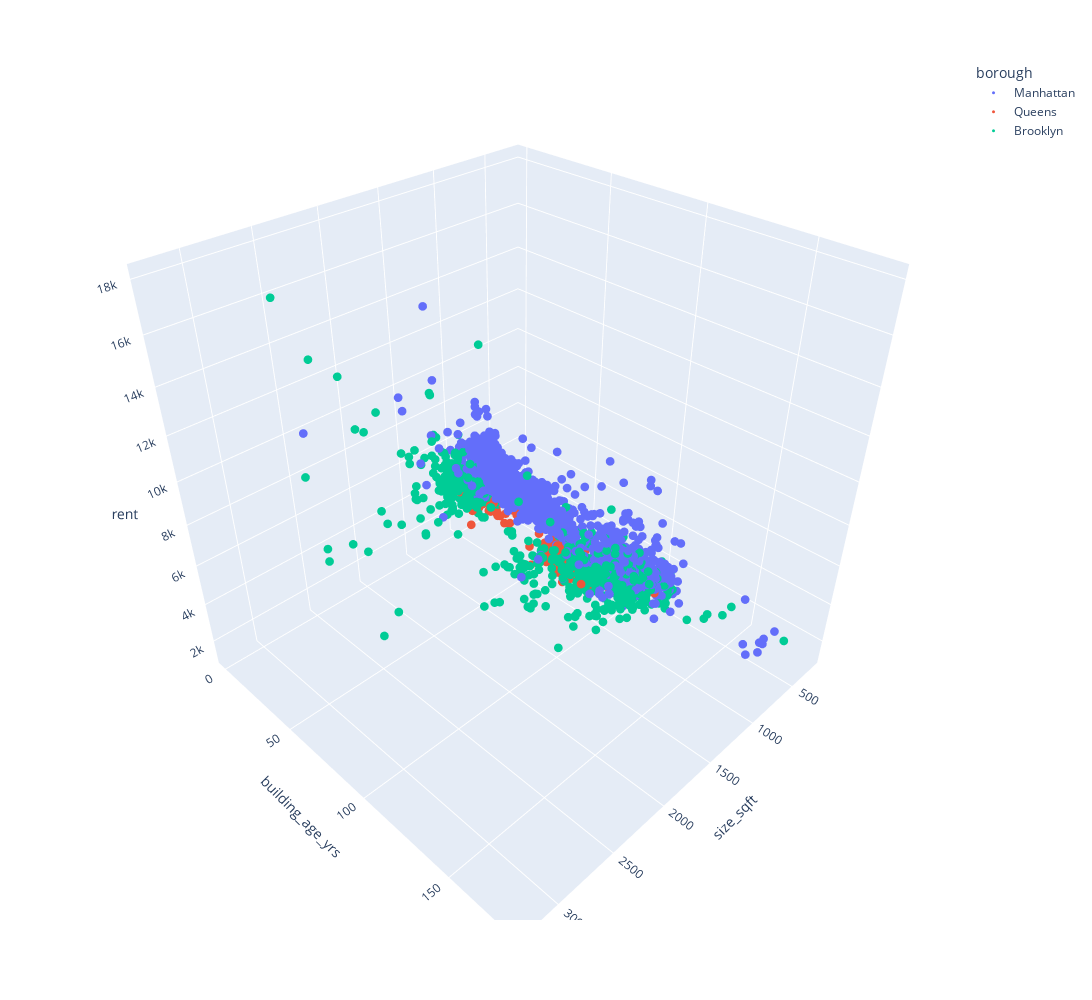

The code cell stored with this chart in its notebook:
### Code cell
fig = px.scatter_3d(nyc_flats, x='size_sqft', y='building_age_yrs', z='rent', color='borough', width=1100, height=1000)
fig.update_traces(marker={'size': 3})
fig.show()

### Figure 1 — Plotly figure (JSON) as saved in the notebook; plotly's stock layout.template omitted (floating-point values rounded to 4 significant figures; data arrays with more than 128 entries replaced by an {"elided": "..."} marker saying what was removed)
{"data": [{"hovertemplate": "borough=Manhattan<br>size_sqft=%{x}<br>building_age_yrs=%{y}<br>rent=%{z}<extra></extra>", "legendgroup": "Manhattan", "marker": {"color": "#636efa", "size": 3, "symbol": "circle"}, "mode": "markers", "name": "Manhattan", "scene": "scene", "showlegend": true, "type": "scatter3d", "x": {"elided": "1476 int values"}, "y": {"elided": "1476 int values"}, "z": {"elided": "1476 int values"}}, {"hovertemplate": "borough=Queens<br>size_sqft=%{x}<br>building_age_yrs=%{y}<br>rent=%{z}<extra></extra>", "legendgroup": "Queens", "marker": {"color": "#EF553B", "size": 3, "symbol": "circle"}, "mode": "markers", "name": "Queens", "scene": "scene", "showlegend": true, "type": "scatter3d", "x": {"elided": "232 int values"}, "y": {"elided": "232 int values"}, "z": {"elided": "232 int values"}}, {"hovertemplate": "borough=Brooklyn<br>size_sqft=%{x}<br>building_age_yrs=%{y}<br>rent=%{z}<extra></extra>", "legendgroup": "Brooklyn", "marker": {"color": "#00cc96", "size": 3, "symbol": "circle"}, "mode": "markers", "name": "Brooklyn", "scene": "scene", "showlegend": true, "type": "scatter3d", "x": {"elided": "1013 int values"}, "y": {"elided": "1013 int values"}, "z": {"elided": "1013 int values"}}], "layout": {"height": 1000, "legend": {"title": {"text": "borough"}, "tracegroupgap": 0}, "margin": {"t": 60}, "scene": {"domain": {"x": [0, 1], "y": [0, 1]}, "xaxis": {"title": {"text": "size_sqft"}}, "yaxis": {"title": {"text": "building_age_yrs"}}, "zaxis": {"title": {"text": "rent"}}}, "width": 1100}}
